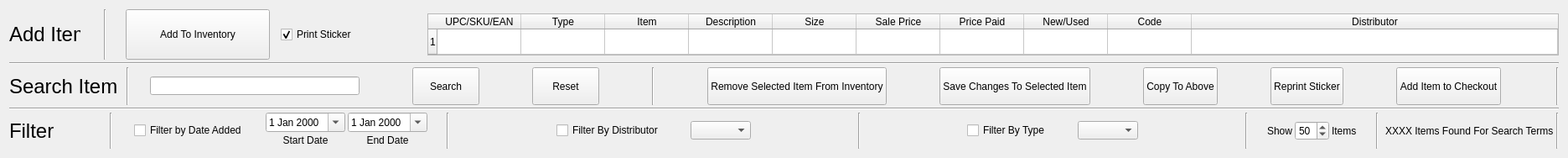
    <widget class="QWidget" name="layoutWidget">
     <property name="geometry">
      <rect>
       <x>10</x>
       <y>0</y>
       <width>1871</width>
       <height>181</height>
      </rect>
     </property>
     <layout class="QVBoxLayout" name="verticalLayout_35">
      <property name="spacing">
       <number>3</number>
      </property>
      <item>
       <layout class="QVBoxLayout" name="verticalLayout_23">
        <property name="spacing">
         <number>3</number>
        </property>
        <item>
         <layout class="QHBoxLayout" name="horizontalLayout_25">
          <item>
           <widget class="QLabel" name="tab_one_search_item_lbl_7">
            <property name="sizePolicy">
             <sizepolicy hsizetype="Minimum" vsizetype="Preferred">
              <horstretch>0</horstretch>
              <verstretch>0</verstretch>
             </sizepolicy>
            </property>
            <property name="minimumSize">
             <size>
              <width>85</width>
              <height>0</height>
             </size>
            </property>
            <property name="maximumSize">
             <size>
              <width>85</width>
              <height>16777215</height>
             </size>
            </property>
            <property name="font">
             <font>
              <family>Lucida Grande</family>
              <pointsize>18</pointsize>
             </font>
            </property>
            <property name="text">
             <string>Add Item</string>
            </property>
            <property name="scaledContents">
             <bool>false</bool>
            </property>
           </widget>
          </item>
          <item>
           <spacer name="horizontalSpacer_135">
            <property name="orientation">
             <enum>Qt::Horizontal</enum>
            </property>
            <property name="sizeType">
             <enum>QSizePolicy::Minimum</enum>
            </property>
            <property name="sizeHint" stdset="0">
             <size>
              <width>25</width>
              <height>20</height>
             </size>
            </property>
           </spacer>
          </item>
          <item>
           <widget class="Line" name="add_item_vert_line_30">
            <property name="orientation">
             <enum>Qt::Vertical</enum>
            </property>
           </widget>
          </item>
          <item>
           <spacer name="horizontalSpacer_136">
            <property name="orientation">
             <enum>Qt::Horizontal</enum>
            </property>
            <property name="sizeType">
             <enum>QSizePolicy::Minimum</enum>
            </property>
            <property name="sizeHint" stdset="0">
             <size>
              <width>20</width>
              <height>20</height>
             </size>
            </property>
           </spacer>
          </item>
          <item>
           <widget class="QPushButton" name="tab_three_add_selected_to_inventory">
            <property name="minimumSize">
             <size>
              <width>0</width>
              <height>60</height>
             </size>
            </property>
            <property name="text">
             <string>Add To Inventory</string>
            </property>
           </widget>
          </item>
          <item>
           <spacer name="horizontalSpacer_150">
            <property name="orientation">
             <enum>Qt::Horizontal</enum>
            </property>
            <property name="sizeType">
             <enum>QSizePolicy::Minimum</enum>
            </property>
            <property name="sizeHint" stdset="0">
             <size>
              <width>10</width>
              <height>20</height>
             </size>
            </property>
           </spacer>
          </item>
          <item>
           <widget class="QCheckBox" name="tab_three_print_sticker_checkbox">
            <property name="text">
             <string>Print Sticker</string>
            </property>
            <property name="checked">
             <bool>true</bool>
            </property>
           </widget>
          </item>
          <item>
           <widget class="QTableWidget" name="tab_three_new_item_table">
            <property name="sizePolicy">
             <sizepolicy hsizetype="Maximum" vsizetype="Minimum">
              <horstretch>0</horstretch>
              <verstretch>0</verstretch>
             </sizepolicy>
            </property>
            <property name="minimumSize">
             <size>
              <width>1350</width>
              <height>50</height>
             </size>
            </property>
            <property name="maximumSize">
             <size>
              <width>1350</width>
              <height>50</height>
             </size>
            </property>
            <property name="selectionMode">
             <enum>QAbstractItemView::ExtendedSelection</enum>
            </property>
            <property name="selectionBehavior">
             <enum>QAbstractItemView::SelectRows</enum>
            </property>
            <property name="sortingEnabled">
             <bool>false</bool>
            </property>
            <attribute name="horizontalHeaderCascadingSectionResizes">
             <bool>false</bool>
            </attribute>
            <attribute name="horizontalHeaderDefaultSectionSize">
             <number>100</number>
            </attribute>
            <attribute name="horizontalHeaderShowSortIndicator" stdset="0">
             <bool>false</bool>
            </attribute>
            <attribute name="horizontalHeaderStretchLastSection">
             <bool>true</bool>
            </attribute>
            <row>
             <property name="text">
              <string>1</string>
             </property>
            </row>
            <column>
             <property name="text">
              <string>UPC/SKU/EAN</string>
             </property>
            </column>
            <column>
             <property name="text">
              <string>Type</string>
             </property>
            </column>
            <column>
             <property name="text">
              <string>Item</string>
             </property>
            </column>
            <column>
             <property name="text">
              <string>Description</string>
             </property>
            </column>
            <column>
             <property name="text">
              <string>Size</string>
             </property>
            </column>
            <column>
             <property name="text">
              <string>Sale Price</string>
             </property>
            </column>
            <column>
             <property name="text">
              <string>Price Paid</string>
             </property>
            </column>
            <column>
             <property name="text">
              <string>New/Used</string>
             </property>
            </column>
            <column>
             <property name="text">
              <string>Code</string>
             </property>
            </column>
            <column>
             <property name="text">
              <string>Distributor</string>
             </property>
            </column>
            <item row="0" column="0">
             <property name="text">
              <string/>
             </property>
            </item>
           </widget>
          </item>
         </layout>
        </item>
        <item>
         <widget class="Line" name="line_3">
          <property name="lineWidth">
           <number>1</number>
          </property>
          <property name="midLineWidth">
           <number>0</number>
          </property>
          <property name="orientation">
           <enum>Qt::Horizontal</enum>
          </property>
         </widget>
        </item>
        <item>
         <layout class="QHBoxLayout" name="horizontalLayout_24">
          <item>
           <widget class="QLabel" name="tab_one_search_item_lbl_5">
            <property name="font">
             <font>
              <family>Lucida Grande</family>
              <pointsize>18</pointsize>
             </font>
            </property>
            <property name="text">
             <string>Search Item</string>
            </property>
            <property name="scaledContents">
             <bool>false</bool>
            </property>
           </widget>
          </item>
          <item>
           <spacer name="horizontalSpacer_116">
            <property name="orientation">
             <enum>Qt::Horizontal</enum>
            </property>
            <property name="sizeType">
             <enum>QSizePolicy::Minimum</enum>
            </property>
            <property name="sizeHint" stdset="0">
             <size>
              <width>7</width>
              <height>20</height>
             </size>
            </property>
           </spacer>
          </item>
          <item>
           <widget class="Line" name="add_item_vert_line_6">
            <property name="orientation">
             <enum>Qt::Vertical</enum>
            </property>
           </widget>
          </item>
          <item>
           <spacer name="horizontalSpacer_11">
            <property name="orientation">
             <enum>Qt::Horizontal</enum>
            </property>
            <property name="sizeType">
             <enum>QSizePolicy::Minimum</enum>
            </property>
            <property name="sizeHint" stdset="0">
             <size>
              <width>22</width>
              <height>20</height>
             </size>
            </property>
           </spacer>
          </item>
          <item>
           <widget class="QLineEdit" name="tab_three_search_misc_qline">
            <property name="sizePolicy">
             <sizepolicy hsizetype="Minimum" vsizetype="Fixed">
              <horstretch>0</horstretch>
              <verstretch>0</verstretch>
             </sizepolicy>
            </property>
            <property name="minimumSize">
             <size>
              <width>250</width>
              <height>0</height>
             </size>
            </property>
            <property name="text">
             <string/>
            </property>
           </widget>
          </item>
          <item>
           <spacer name="horizontalSpacer_117">
            <property name="orientation">
             <enum>Qt::Horizontal</enum>
            </property>
            <property name="sizeHint" stdset="0">
             <size>
              <width>40</width>
              <height>20</height>
             </size>
            </property>
           </spacer>
          </item>
          <item>
           <widget class="QPushButton" name="tab_three_search_misc_button">
            <property name="minimumSize">
             <size>
              <width>0</width>
              <height>45</height>
             </size>
            </property>
            <property name="text">
             <string>Search</string>
            </property>
           </widget>
          </item>
          <item>
           <spacer name="horizontalSpacer_118">
            <property name="orientation">
             <enum>Qt::Horizontal</enum>
            </property>
            <property name="sizeHint" stdset="0">
             <size>
              <width>40</width>
              <height>20</height>
             </size>
            </property>
           </spacer>
          </item>
          <item>
           <widget class="QPushButton" name="tab_three_search_misc_reset">
            <property name="minimumSize">
             <size>
              <width>0</width>
              <height>45</height>
             </size>
            </property>
            <property name="text">
             <string>Reset</string>
            </property>
           </widget>
          </item>
          <item>
           <spacer name="horizontalSpacer_119">
            <property name="orientation">
             <enum>Qt::Horizontal</enum>
            </property>
            <property name="sizeHint" stdset="0">
             <size>
              <width>40</width>
              <height>20</height>
             </size>
            </property>
           </spacer>
          </item>
          <item>
           <widget class="Line" name="add_item_vert_line_24">
            <property name="orientation">
             <enum>Qt::Vertical</enum>
            </property>
           </widget>
          </item>
          <item>
           <spacer name="horizontalSpacer_120">
            <property name="orientation">
             <enum>Qt::Horizontal</enum>
            </property>
            <property name="sizeHint" stdset="0">
             <size>
              <width>40</width>
              <height>20</height>
             </size>
            </property>
           </spacer>
          </item>
          <item>
           <widget class="QPushButton" name="tab_three_remove_selected_item_from_inventory">
            <property name="minimumSize">
             <size>
              <width>0</width>
              <height>45</height>
             </size>
            </property>
            <property name="text">
             <string>Remove Selected Item From Inventory</string>
            </property>
           </widget>
          </item>
          <item>
           <spacer name="horizontalSpacer_121">
            <property name="orientation">
             <enum>Qt::Horizontal</enum>
            </property>
            <property name="sizeType">
             <enum>QSizePolicy::Expanding</enum>
            </property>
            <property name="sizeHint" stdset="0">
             <size>
              <width>28</width>
              <height>20</height>
             </size>
            </property>
           </spacer>
          </item>
          <item>
           <widget class="QPushButton" name="tab_three_edit_selected_item">
            <property name="minimumSize">
             <size>
              <width>0</width>
              <height>45</height>
             </size>
            </property>
            <property name="text">
             <string>Save Changes To Selected Item</string>
            </property>
           </widget>
          </item>
          <item>
           <spacer name="horizontalSpacer_122">
            <property name="orientation">
             <enum>Qt::Horizontal</enum>
            </property>
            <property name="sizeType">
             <enum>QSizePolicy::Expanding</enum>
            </property>
            <property name="sizeHint" stdset="0">
             <size>
              <width>28</width>
              <height>20</height>
             </size>
            </property>
           </spacer>
          </item>
          <item>
           <widget class="QPushButton" name="tab_three_copy_to_above_button">
            <property name="minimumSize">
             <size>
              <width>0</width>
              <height>45</height>
             </size>
            </property>
            <property name="text">
             <string>Copy To Above</string>
            </property>
           </widget>
          </item>
          <item>
           <spacer name="horizontalSpacer_123">
            <property name="orientation">
             <enum>Qt::Horizontal</enum>
            </property>
            <property name="sizeType">
             <enum>QSizePolicy::Expanding</enum>
            </property>
            <property name="sizeHint" stdset="0">
             <size>
              <width>28</width>
              <height>20</height>
             </size>
            </property>
           </spacer>
          </item>
          <item>
           <widget class="QPushButton" name="tab_three_reprint_sticker_button">
            <property name="minimumSize">
             <size>
              <width>0</width>
              <height>45</height>
             </size>
            </property>
            <property name="text">
             <string>Reprint Sticker</string>
            </property>
           </widget>
          </item>
          <item>
           <spacer name="horizontalSpacer_124">
            <property name="orientation">
             <enum>Qt::Horizontal</enum>
            </property>
            <property name="sizeType">
             <enum>QSizePolicy::Expanding</enum>
            </property>
            <property name="sizeHint" stdset="0">
             <size>
              <width>28</width>
              <height>20</height>
             </size>
            </property>
           </spacer>
          </item>
          <item>
           <widget class="QPushButton" name="tab_three_add_item_to_checkout">
            <property name="minimumSize">
             <size>
              <width>0</width>
              <height>45</height>
             </size>
            </property>
            <property name="text">
             <string>Add Item to Checkout</string>
            </property>
           </widget>
          </item>
          <item>
           <spacer name="horizontalSpacer_125">
            <property name="orientation">
             <enum>Qt::Horizontal</enum>
            </property>
            <property name="sizeType">
             <enum>QSizePolicy::Minimum</enum>
            </property>
            <property name="sizeHint" stdset="0">
             <size>
              <width>63</width>
              <height>20</height>
             </size>
            </property>
           </spacer>
          </item>
          <item>
           <widget class="Line" name="add_item_vert_line_32">
            <property name="orientation">
             <enum>Qt::Vertical</enum>
            </property>
           </widget>
          </item>
         </layout>
        </item>
       </layout>
      </item>
      <item>
       <widget class="Line" name="line_2">
        <property name="lineWidth">
         <number>1</number>
        </property>
        <property name="midLineWidth">
         <number>0</number>
        </property>
        <property name="orientation">
         <enum>Qt::Horizontal</enum>
        </property>
       </widget>
      </item>
      <item>
       <layout class="QHBoxLayout" name="horizontalLayout_33">
        <property name="spacing">
         <number>-1</number>
        </property>
        <item>
         <widget class="QLabel" name="tab_one_search_item_lbl_8">
          <property name="font">
           <font>
            <family>Lucida Grande</family>
            <pointsize>18</pointsize>
           </font>
          </property>
          <property name="text">
           <string>Filter</string>
          </property>
          <property name="scaledContents">
           <bool>false</bool>
          </property>
         </widget>
        </item>
        <item>
         <spacer name="horizontalSpacer_137">
          <property name="orientation">
           <enum>Qt::Horizontal</enum>
          </property>
          <property name="sizeType">
           <enum>QSizePolicy::Minimum</enum>
          </property>
          <property name="sizeHint" stdset="0">
           <size>
            <width>63</width>
            <height>20</height>
           </size>
          </property>
         </spacer>
        </item>
        <item>
         <widget class="Line" name="add_item_vert_line_33">
          <property name="orientation">
           <enum>Qt::Vertical</enum>
          </property>
         </widget>
        </item>
        <item>
         <spacer name="horizontalSpacer_138">
          <property name="orientation">
           <enum>Qt::Horizontal</enum>
          </property>
          <property name="sizeType">
           <enum>QSizePolicy::Minimum</enum>
          </property>
          <property name="sizeHint" stdset="0">
           <size>
            <width>23</width>
            <height>20</height>
           </size>
          </property>
         </spacer>
        </item>
        <item>
         <widget class="QCheckBox" name="tab_three_filter_by_date_added_checkbox">
          <property name="text">
           <string>Filter by Date Added</string>
          </property>
         </widget>
        </item>
        <item>
         <spacer name="horizontalSpacer_139">
          <property name="orientation">
           <enum>Qt::Horizontal</enum>
          </property>
          <property name="sizeType">
           <enum>QSizePolicy::Minimum</enum>
          </property>
          <property name="sizeHint" stdset="0">
           <size>
            <width>20</width>
            <height>20</height>
           </size>
          </property>
         </spacer>
        </item>
        <item>
         <layout class="QVBoxLayout" name="verticalLayout_32">
          <property name="spacing">
           <number>0</number>
          </property>
          <property name="sizeConstraint">
           <enum>QLayout::SetFixedSize</enum>
          </property>
          <item>
           <widget class="QDateEdit" name="tab_three_date_start">
            <property name="calendarPopup">
             <bool>true</bool>
            </property>
           </widget>
          </item>
          <item>
           <widget class="QLabel" name="label_26">
            <property name="sizePolicy">
             <sizepolicy hsizetype="Preferred" vsizetype="Minimum">
              <horstretch>0</horstretch>
              <verstretch>0</verstretch>
             </sizepolicy>
            </property>
            <property name="minimumSize">
             <size>
              <width>0</width>
              <height>20</height>
             </size>
            </property>
            <property name="text">
             <string>Start Date</string>
            </property>
            <property name="alignment">
             <set>Qt::AlignCenter</set>
            </property>
           </widget>
          </item>
         </layout>
        </item>
        <item>
         <layout class="QVBoxLayout" name="verticalLayout_34">
          <property name="spacing">
           <number>0</number>
          </property>
          <property name="sizeConstraint">
           <enum>QLayout::SetFixedSize</enum>
          </property>
          <item>
           <widget class="QDateEdit" name="tab_three_date_end">
            <property name="calendarPopup">
             <bool>true</bool>
            </property>
           </widget>
          </item>
          <item>
           <widget class="QLabel" name="label_27">
            <property name="sizePolicy">
             <sizepolicy hsizetype="Preferred" vsizetype="Minimum">
              <horstretch>0</horstretch>
              <verstretch>0</verstretch>
             </sizepolicy>
            </property>
            <property name="minimumSize">
             <size>
              <width>0</width>
              <height>20</height>
             </size>
            </property>
            <property name="text">
             <string>End Date</string>
            </property>
            <property name="alignment">
             <set>Qt::AlignCenter</set>
            </property>
           </widget>
          </item>
         </layout>
        </item>
        <item>
         <spacer name="horizontalSpacer_140">
          <property name="orientation">
           <enum>Qt::Horizontal</enum>
          </property>
          <property name="sizeType">
           <enum>QSizePolicy::Minimum</enum>
          </property>
          <property name="sizeHint" stdset="0">
           <size>
            <width>20</width>
            <height>20</height>
           </size>
          </property>
         </spacer>
        </item>
        <item>
         <widget class="Line" name="add_item_vert_line_49">
          <property name="orientation">
           <enum>Qt::Vertical</enum>
          </property>
         </widget>
        </item>
        <item>
         <spacer name="horizontalSpacer_141">
          <property name="orientation">
           <enum>Qt::Horizontal</enum>
          </property>
          <property name="sizeType">
           <enum>QSizePolicy::Expanding</enum>
          </property>
          <property name="sizeHint" stdset="0">
           <size>
            <width>28</width>
            <height>20</height>
           </size>
          </property>
         </spacer>
        </item>
        <item>
         <widget class="QCheckBox" name="tab_three_filter_by_dist">
          <property name="text">
           <string>Filter By Distributor</string>
          </property>
         </widget>
        </item>
        <item>
         <spacer name="horizontalSpacer_142">
          <property name="orientation">
           <enum>Qt::Horizontal</enum>
          </property>
          <property name="sizeType">
           <enum>QSizePolicy::Minimum</enum>
          </property>
          <property name="sizeHint" stdset="0">
           <size>
            <width>30</width>
            <height>20</height>
           </size>
          </property>
         </spacer>
        </item>
        <item>
         <widget class="QComboBox" name="tab_three_dist_combo_box"/>
        </item>
        <item>
         <spacer name="horizontalSpacer_143">
          <property name="orientation">
           <enum>Qt::Horizontal</enum>
          </property>
          <property name="sizeType">
           <enum>QSizePolicy::Expanding</enum>
          </property>
          <property name="sizeHint" stdset="0">
           <size>
            <width>28</width>
            <height>20</height>
           </size>
          </property>
         </spacer>
        </item>
        <item>
         <widget class="Line" name="add_item_vert_line_34">
          <property name="orientation">
           <enum>Qt::Vertical</enum>
          </property>
         </widget>
        </item>
        <item>
         <spacer name="horizontalSpacer_147">
          <property name="orientation">
           <enum>Qt::Horizontal</enum>
          </property>
          <property name="sizeType">
           <enum>QSizePolicy::Expanding</enum>
          </property>
          <property name="sizeHint" stdset="0">
           <size>
            <width>28</width>
            <height>20</height>
           </size>
          </property>
         </spacer>
        </item>
        <item>
         <widget class="QCheckBox" name="tab_three_filter_by_type">
          <property name="text">
           <string>Filter By Type</string>
          </property>
         </widget>
        </item>
        <item>
         <spacer name="horizontalSpacer_148">
          <property name="orientation">
           <enum>Qt::Horizontal</enum>
          </property>
          <property name="sizeType">
           <enum>QSizePolicy::Minimum</enum>
          </property>
          <property name="sizeHint" stdset="0">
           <size>
            <width>30</width>
            <height>20</height>
           </size>
          </property>
         </spacer>
        </item>
        <item>
         <widget class="QComboBox" name="tab_three_type_combo_box"/>
        </item>
        <item>
         <spacer name="horizontalSpacer_149">
          <property name="orientation">
           <enum>Qt::Horizontal</enum>
          </property>
          <property name="sizeType">
           <enum>QSizePolicy::Expanding</enum>
          </property>
          <property name="sizeHint" stdset="0">
           <size>
            <width>28</width>
            <height>20</height>
           </size>
          </property>
         </spacer>
        </item>
        <item>
         <widget class="Line" name="add_item_vert_line_35">
          <property name="orientation">
           <enum>Qt::Vertical</enum>
          </property>
         </widget>
        </item>
        <item>
         <spacer name="horizontalSpacer_144">
          <property name="orientation">
           <enum>Qt::Horizontal</enum>
          </property>
          <property name="sizeType">
           <enum>QSizePolicy::Minimum</enum>
          </property>
          <property name="sizeHint" stdset="0">
           <size>
            <width>20</width>
            <height>20</height>
           </size>
          </property>
         </spacer>
        </item>
        <item>
         <widget class="QLabel" name="label_28">
          <property name="text">
           <string>Show</string>
          </property>
         </widget>
        </item>
        <item>
         <widget class="QSpinBox" name="tab_three_num_displayed_spin_box">
          <property name="correctionMode">
           <enum>QAbstractSpinBox::CorrectToNearestValue</enum>
          </property>
          <property name="minimum">
           <number>10</number>
          </property>
          <property name="maximum">
           <number>99</number>
          </property>
          <property name="singleStep">
           <number>10</number>
          </property>
          <property name="value">
           <number>50</number>
          </property>
         </widget>
        </item>
        <item>
         <widget class="QLabel" name="label_29">
          <property name="text">
           <string>Items</string>
          </property>
         </widget>
        </item>
        <item>
         <spacer name="horizontalSpacer_145">
          <property name="orientation">
           <enum>Qt::Horizontal</enum>
          </property>
          <property name="sizeType">
           <enum>QSizePolicy::Minimum</enum>
          </property>
          <property name="sizeHint" stdset="0">
           <size>
            <width>20</width>
            <height>20</height>
           </size>
          </property>
         </spacer>
        </item>
        <item>
         <widget class="Line" name="add_item_vert_line_50">
          <property name="orientation">
           <enum>Qt::Vertical</enum>
          </property>
         </widget>
        </item>
        <item>
         <spacer name="horizontalSpacer_146">
          <property name="orientation">
           <enum>Qt::Horizontal</enum>
          </property>
          <property name="sizeType">
           <enum>QSizePolicy::Minimum</enum>
          </property>
          <property name="sizeHint" stdset="0">
           <size>
            <width>5</width>
            <height>20</height>
           </size>
          </property>
         </spacer>
        </item>
        <item>
         <widget class="QLabel" name="tab_three_items_found_label">
          <property name="sizePolicy">
           <sizepolicy hsizetype="Minimum" vsizetype="Preferred">
            <horstretch>0</horstretch>
            <verstretch>0</verstretch>
           </sizepolicy>
          </property>
          <property name="minimumSize">
           <size>
            <width>170</width>
            <height>0</height>
           </size>
          </property>
          <property name="text">
           <string>XXXX Items Found For Search Terms</string>
          </property>
         </widget>
        </item>
        <item>
         <widget class="Line" name="add_item_vert_line_51">
          <property name="orientation">
           <enum>Qt::Vertical</enum>
          </property>
         </widget>
        </item>
       </layout>
      </item>
     </layout>
    </widget>
